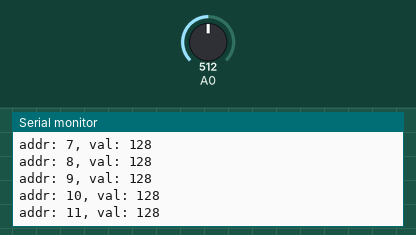
Recording of a sketch running on a simulated Arduino Uno, built for the host (arithmetic inside an expression is 32-bit, double 64-bit). Shown: the last lines printed to the serial monitor. The test bench sets the inputs (shaded band); at power-on: A0 = 512. EEPROM starts erased.

Above: at 1.2 s.
1.3 s: A0 set to 716
At 1.31 s:
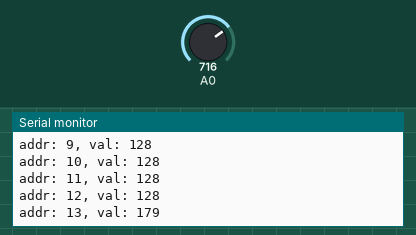
2.8 s: A0 set to 900
At 2.81 s:
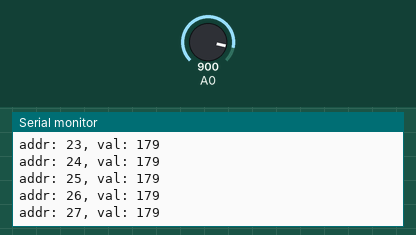
Timing chart, 0 to 5.8 s (numbered marks = the images above; inputs shaded):
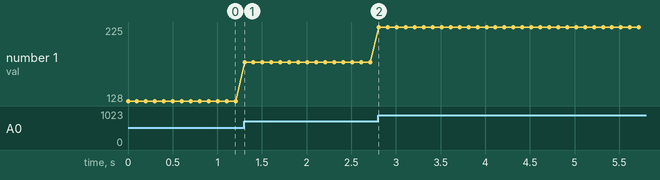

Measured:
- after the input at 1.3 s, the serial monitor: prints a new line at once (image 1)
- plotted number 1: 128 → 179 after the input at 1.3 s

The sketch:

eeprom_write.ino
```cpp
/*
  Welcome to JP Learning
*/

/*
   EEPROM Write
   Stores values read from analog input 0 into the EEPROM.
   These values will stay in the EEPROM when the board is
   turned off and may be retrieved later by another sketch.
*/
#include <EEPROM.h>

// the current address in the EEPROM (i.e. which byte
// we're going to write to next)
int addr = 0;

void setup() {
  Serial.begin(115200);
  Serial.println("\n\nWelcome to JP Learning\n");
  EEPROM.begin(512);
}

void loop() {
  // need to divide by 4 because analog inputs range from
  // 0 to 1023 and each byte of the EEPROM can only hold a
  // value from 0 to 255.
  int val = analogRead(A0) / 4;

  Serial.println("addr: " + String(addr) + ", val: " + String(val));

  // write the value to the appropriate byte of the EEPROM.
  // these values will remain there when the board is
  // turned off.
  EEPROM.write(addr, val);

  // advance to the next address.  there are 512 bytes in
  // the EEPROM, so go back to 0 when we hit 512.
  // save all changes to the flash.
  addr = addr + 1;
  if (addr == 512) {
    addr = 0;
    if (EEPROM.commit()) {
      Serial.println("\nEEPROM successfully committed\n");
    } else {
      Serial.println("\nERROR! EEPROM commit failed\n");
    }
    delay(10000);
  }

  delay(100);
}
```
